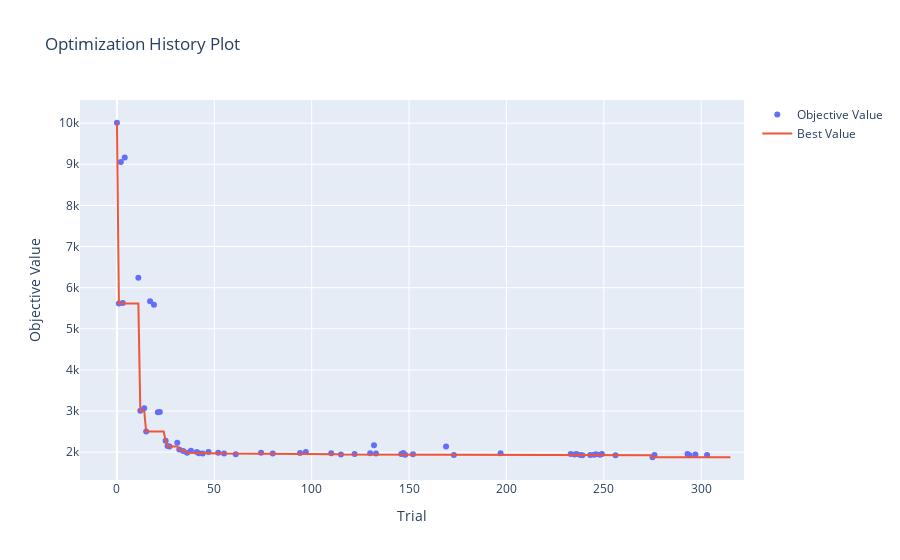

The code cell stored with this chart in its notebook:
### Code cell
# Gráfico de historial de optimización con Optuna y Prunning
plot_optimization_history(study_opt_pr)

### Figure 1 — Plotly figure (JSON) as saved in the notebook; plotly's stock layout.template omitted (floating-point values rounded to 4 significant figures; data arrays with more than 128 entries replaced by an {"elided": "..."} marker saying what was removed)
{"data": [{"mode": "markers", "name": "Objective Value", "type": "scatter", "x": [0, 1, 2, 3, 4, 11, 12, 14, 15, 17, 19, 21, 22, 25, 26, 27, 31, 32, 34, 36, 38, 41, 42, 44, 47, 52, 55, 61, 74, 80, 94, 97, 110, 115, 122, 130, 132, 133, 146, 147, 148, 152, 169, 173, 197, 233, 235, 236, 238, 239, 243, 245, 246, 248, 249, 256, 275, 276, 293, 294, 297, 303], "y": [10010.0, 5617.0, 9053.0, 5625.0, 9162.0, 6243.0, 3008.0, 3069.0, 2503.0, 5670.0, 5584.0, 2970.0, 2975.0, 2274.0, 2148.0, 2139.0, 2230.0, 2063.0, 2031.0, 1987.0, 2034.0, 2006.0, 1976.0, 1969.0, 2004.0, 1983.0, 1967.0, 1949.0, 1987.0, 1965.0, 1980.0, 2004.0, 1976.0, 1941.0, 1954.0, 1976.0, 2167.0, 1966.0, 1954.0, 1977.0, 1934.0, 1947.0, 2138.0, 1930.0, 1975.0, 1955.0, 1943.0, 1957.0, 1930.0, 1924.0, 1929.0, 1939.0, 1947.0, 1937.0, 1954.0, 1925.0, 1876.0, 1931.0, 1955.0, 1922.0, 1942.0, 1929.0]}, {"mode": "lines", "name": "Best Value", "type": "scatter", "x": {"elided": "316 int values"}, "y": {"elided": "316 float values"}}, {"marker": {"color": "#cccccc"}, "mode": "markers", "name": "Infeasible Trial", "showlegend": false, "type": "scatter", "x": [], "y": []}], "layout": {"title": {"text": "Optimization History Plot"}, "xaxis": {"title": {"text": "Trial"}}, "yaxis": {"title": {"text": "Objective Value"}}}}
